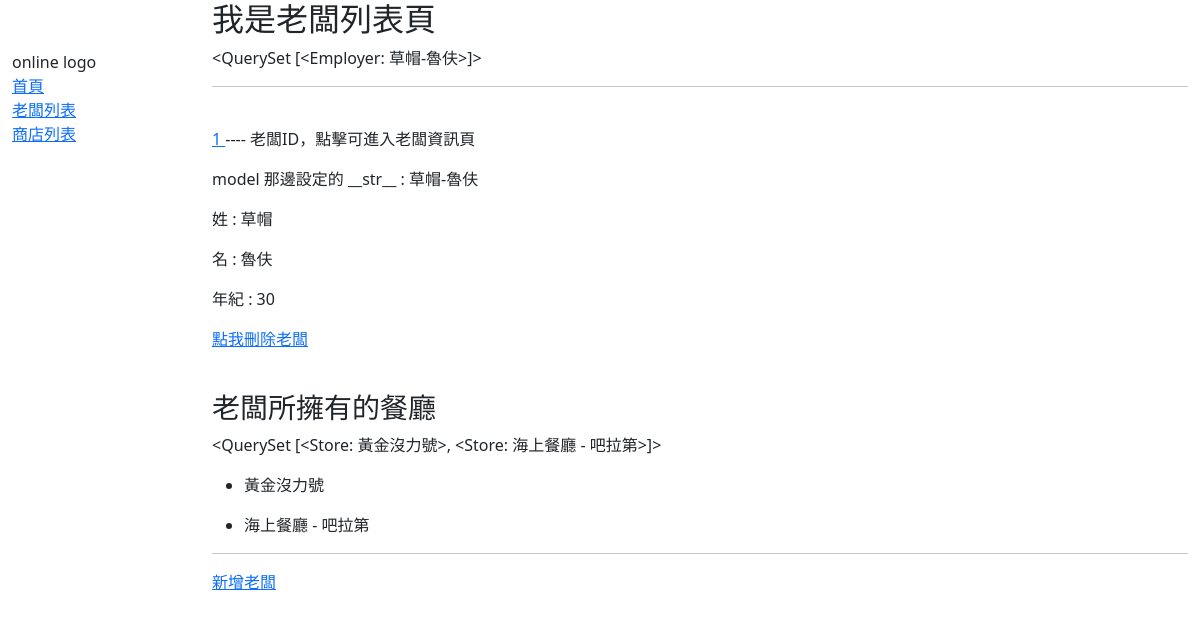
/online/employers/, run on an earlier commit of the app's database.
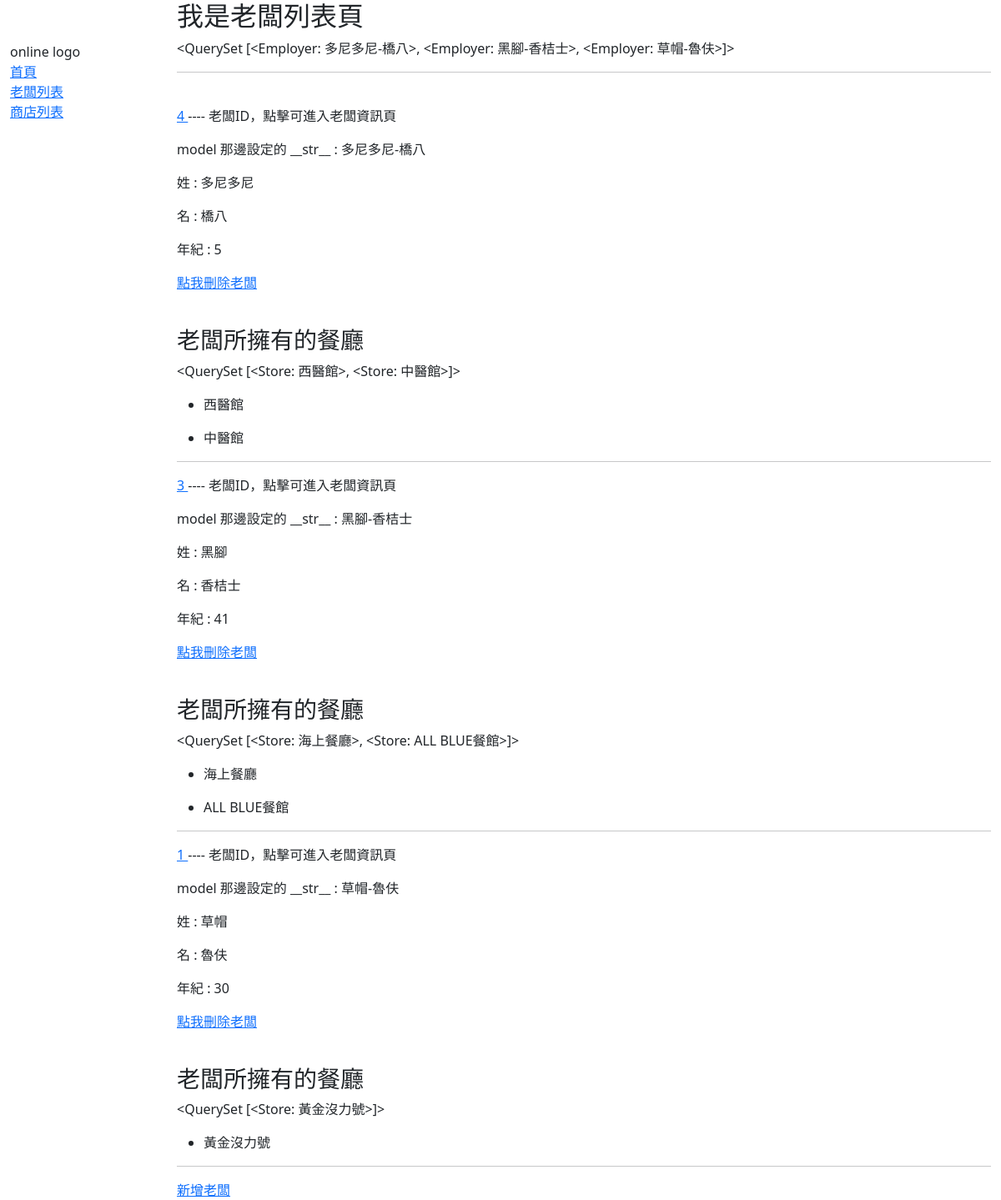
And on a later commit of the database.
### online/models.py (models this page shows, shortened)
class Employer(models.Model):
    first_name = models.CharField(max_length=100)
    last_name = models.CharField(max_length=100)
    age = models.PositiveIntegerField()
    class Meta:
        ordering = ['last_name', 'first_name']
    def get_absolute_url(self):
        return reverse('employer-detail', args=[str(self.id)])
    def __str__(self):
        return f'{self.first_name}-{self.last_name}'

class Store(models.Model):
    title = models.CharField(max_length=100)
    description = models.TextField()
    employer = models.ForeignKey(Employer, on_delete=models.SET_NULL, null=True)
    def __str__(self):
        return self.title

### online/views.py (the view)
# urls.py: path("employers/", views.EmployerListView.as_view(), name='employer-list'),
class EmployerListView(generic.ListView):
    model = Employer

### online/templates/online/employer_list.html
{% extends 'sidebar.html' %}
{% block content %}
<h2>我是老闆列表頁</h2>
{{ employer_list }}
<hr>
<br>
{% for employer in employer_list %}
  <p>
    <a href="{{ employer.get_absolute_url }}">
      {{ employer.id }}
    </a>
    ----  老闆ID，點擊可進入老闆資訊頁
  </p>
  <p> model 那邊設定的 __str__ : {{ employer }}</p>
  <p>姓 : {{ employer.first_name }}</p>
  <p>名 : {{ employer.last_name }}</p>
  <p>年紀 : {{ employer.age }}</p>
  <p><a href="{% url 'employer-delete' employer.id %}">點我刪除老闆</a></p>
  <br>
  <h3>老闆所擁有的餐廳</h3>
  <p>{{ employer.store_set.all }}</p>
  {% for store in employer.store_set.all %}
    <ul>
      <li>{{ store }}</li>
    </ul>
  {% endfor %}
  <hr>
{% endfor %}
<a href="{% url 'employer-create' %}">新增老闆</a>
{% endblock %}

### online/templates/sidebar.html (shortened to what this page needs)
<!DOCTYPE html>
<html lang="en">
  <head>
    <link
      href="https://cdn.jsdelivr.net/npm/bootstrap@5.1.3/dist/css/bootstrap.min.css"
      rel="stylesheet"
 />
    {% load static %}
    <link rel="stylesheet" href="{% static 'css/styles.css' %}" />
  </head>
  <body>
    <div class="container-fluid">
      <div class="row">
        <div class="col-sm-2">
          {% block sidebar %}
            <ul class="sidebar-nav">
              <li>online logo</li>
              <li><a href="{% url 'index' %}">首頁</a></li>
              <li><a href="{% url 'employer-list' %}">老闆列表</a></li>
              <li><a href="{% url 'store-list' %}">商店列表</a></li>
            </ul>
          {% endblock %}
        </div>
        <div class="col-sm-10 ">
          {% block content %}
          {% endblock %}
        </div>
      </div>
    </div>
  </body>
</html>

### online/static/css/styles.css (style rules this page uses)
.sidebar-nav { margin-top: 50px; padding: 0; list-style: none; }

What changed in the data, as far as the page shows it:
removed Store: title "海上餐廳 - 吧拉第", shown under Employer "草帽-魯伕"
added Employer: first_name+last_name "<QuerySet [<Employer: 多尼多尼-橋八>, <Employer: 黑腳-香桔士>, <Employer: 草帽-魯伕>]>", id "4", first_name+last_name "多尼多尼-橋八", first_name "多尼多尼", last_name "橋八", age "5", store_set.all "<QuerySet [<Store: 西醫館>, <Store: 中醫館>]>"
added Store: title "西醫館", shown under "4"
added Store: title "中醫館", shown under "4"
added Employer: id "3", first_name+last_name "黑腳-香桔士", first_name "黑腳", last_name "香桔士", age "41", store_set.all "<QuerySet [<Store: 海上餐廳>, <Store: ALL BLUE餐館>]>"
added Store: title "海上餐廳", shown under "3"
added Store: title "ALL BLUE餐館", shown under "3"
computed for Employer "草帽-魯伕": store_set.all "<QuerySet [<Store: 黃金沒力號>, <Store: 海上餐廳 - 吧拉第>]>" → "<QuerySet [<Store: 黃金沒力號>]>"
Also different on the page:
{{ employer_list }}: "<QuerySet [<Employer: 草帽-魯伕>]>" → "<QuerySet [<Employer: 多尼多尼-橋八>, <Employer: 黑腳-香桔士>, <Employer: 草帽-魯伕>]>"
